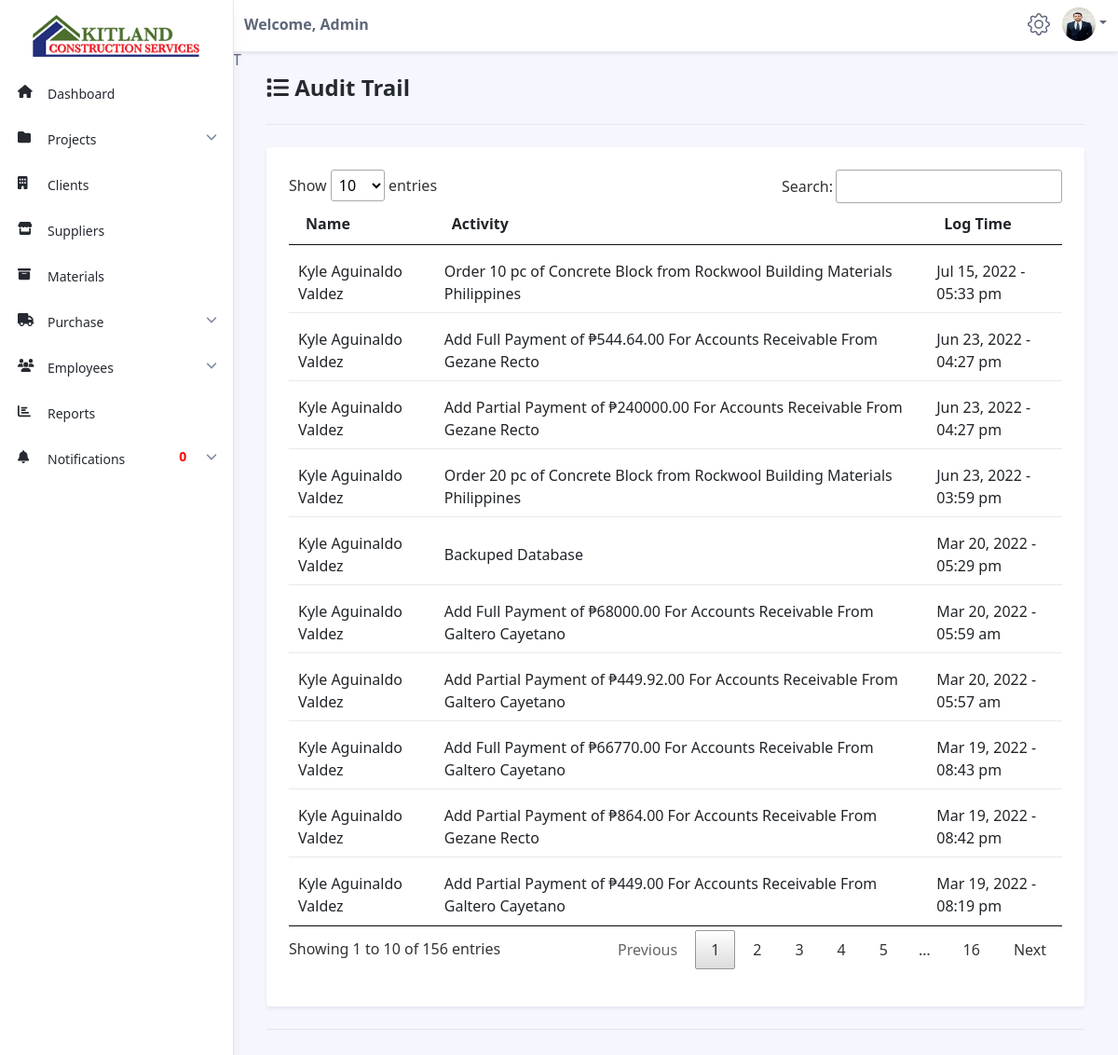
Before: /admin/audit-trail.php (signed in) with the older database file.
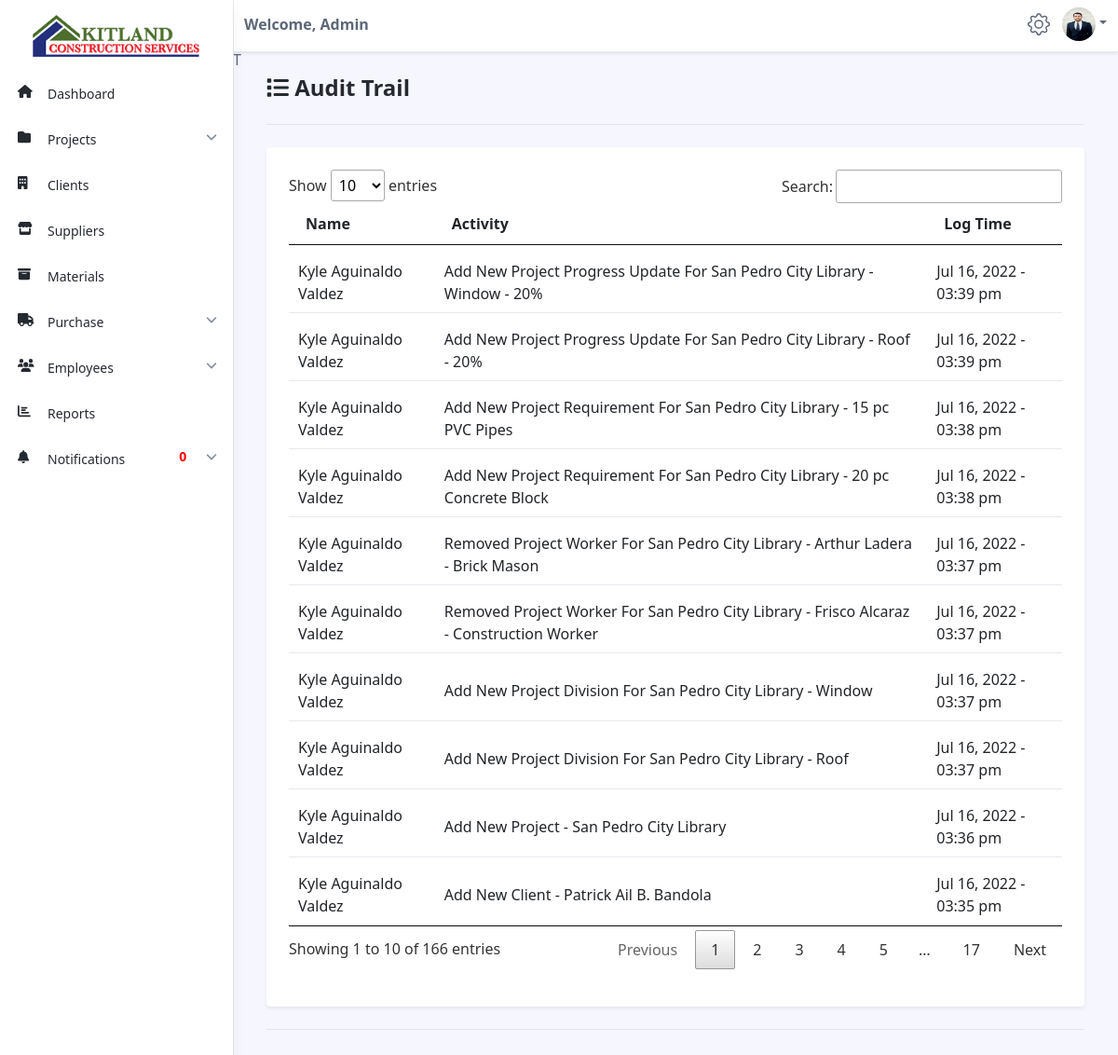
After: the same page with the newer database file.
### tables this page shows
CREATE TABLE `logs` (
  `id` int(11) NOT NULL,
  `username` varchar(255) NOT NULL,
  `log_time` datetime NOT NULL,
  `activity` varchar(255) NOT NULL
);

CREATE TABLE `staffs` (
  `id` int(11) NOT NULL,
  `staff_id` varchar(255) NOT NULL,
  `full_name` varchar(255) NOT NULL,
  `birthday` date NOT NULL,
  `age` varchar(255) NOT NULL,
  `gender` varchar(255) NOT NULL,
  `address` varchar(255) NOT NULL,
  `contact` varchar(255) NOT NULL,
  `civil_status` varchar(255) NOT NULL,
  `profile` varchar(255) NOT NULL,
  `status` varchar(255) NOT NULL,
  `email` varchar(255) NOT NULL,
  `username` varchar(255) NOT NULL,
  `password` varchar(255) NOT NULL,
  `access` varchar(255) NOT NULL,
  `otp` varchar(255) NOT NULL,
  `date_added` date NOT NULL,
  `last_login` datetime NOT NULL,
  `last_activity` datetime NOT NULL,
  `last_logout` datetime NOT NULL
);

### admin/audit-trail.php (the view, shortened to what this page needs)
<?php
include('../connections/config.php');
?>
<!DOCTYPE html>
<!DOCTYPE html>
<html lang="en">
<head>
    <link id="theme-style" rel="stylesheet" href="dataTables/jquery.dataTables.min.css">
    <link id="theme-style" rel="stylesheet" href="assets/css/portal.css">
    <link rel="stylesheet" href="../assets/css/style.css" />
</head>
<body class="app">
    <?php include('navbar.php'); ?>
    <div class="app-wrapper">
        <div class="app-content pt-3 p-md-3 p-lg-4">
            <div class="container-xl">
                <h1 class="app-page-title"><span class="nav-icon"><i class="fa fa-list"></i></span> Audit Trail</h1>
                <hr class="mb-4">
                <div class="row g-4 settings-section">
                    <div class="col-12 col-md-12">
                        <div class="app-card app-card-settings shadow-sm p-4">
                            <div class="app-card-body">
                                <form class="settings-form">
                                    <div class="mb-3">
                                        <table id="myTable" class="table app-table-hover mb-0 text-left">
                                            <thead>
                                                <tr>
                                                    <th class="cell">Name</th>
                                                    <th class="cell">Activity</th>
                                                    <th class="cell">Log Time</th>
                                                </tr>
                                            </thead>
                                            <tbody>
                                                <?php
                                                $sql = "SELECT * FROM logs, staffs WHERE logs.username = staffs.username ORDER by logs.id DESC";
                                                $result = mysqli_query($conn, $sql);
                                                $count = mysqli_num_rows($result);
                                                if ($count > 0) {
                                                    while ($row = mysqli_fetch_assoc($result)) {
                                                        $full_name = $row['full_name'];
                                                        $activity = $row['activity'];
                                                        $log_time = $row['log_time'];
                                                        $logout = date("M d, Y - h:i a", strtotime($log_time));
                                                ?>
                                                        <tr>
                                                            <td class="cell" style="padding-top: 1em"><?php echo $full_name; ?></td>
                                                            <td class="cell" style="padding-top: 1em"><?php echo $activity; ?></td>
                                                            <td class="cell" style="padding-top: 1em"><?php echo $logout; ?></td>
                                                        </tr>
                                                <?php
                                                    }
                                                } else {
                                                    echo "<script>alert('No Logs Found!')</script>";
                                                }
                                                ?>
                                            </tbody>
                                        </table>
                                    </div>
                                </form>
                            </div>
                        </div>
                    </div>
                </div>
                <hr class="my-4">
            </div>
        </div>
    </div>
</body>
</html>

Changed rows visible on the page:
no longer on this page (row unchanged): logs: staffs.full_name "Kyle Aguinaldo Valdez", activity "Order 10 pc of Concrete Block from Rockwool Building Materials Philippines", log_time "Jul 15, 2022 - 05:33 pm"
no longer on this page (row unchanged): logs: staffs.full_name "Kyle Aguinaldo Valdez", activity "Add Full Payment of ₱544.64.00 For Accounts Receivable From Gezane Recto", log_time "Jun 23, 2022 - 04:27 pm"
no longer on this page (row unchanged): logs: staffs.full_name "Kyle Aguinaldo Valdez", activity "Add Partial Payment of ₱240000.00 For Accounts Receivable From Gezane Recto", log_time "Jun 23, 2022 - 04:27 pm"
no longer on this page (row unchanged): logs: staffs.full_name "Kyle Aguinaldo Valdez", activity "Order 20 pc of Concrete Block from Rockwool Building Materials Philippines", log_time "Jun 23, 2022 - 03:59 pm"
no longer on this page (row unchanged): logs: staffs.full_name "Kyle Aguinaldo Valdez", activity "Backuped Database", log_time "Mar 20, 2022 - 05:29 pm"
no longer on this page (row unchanged): logs: staffs.full_name "Kyle Aguinaldo Valdez", activity "Add Full Payment of ₱68000.00 For Accounts Receivable From Galtero Cayetano", log_time "Mar 20, 2022 - 05:59 am"
no longer on this page (row unchanged): logs: staffs.full_name "Kyle Aguinaldo Valdez", activity "Add Partial Payment of ₱449.92.00 For Accounts Receivable From Galtero Cayetano", log_time "Mar 20, 2022 - 05:57 am"
no longer on this page (row unchanged): logs: staffs.full_name "Kyle Aguinaldo Valdez", activity "Add Full Payment of ₱66770.00 For Accounts Receivable From Galtero Cayetano", log_time "Mar 19, 2022 - 08:43 pm"
no longer on this page (row unchanged): logs: staffs.full_name "Kyle Aguinaldo Valdez", activity "Add Partial Payment of ₱864.00 For Accounts Receivable From Gezane Recto", log_time "Mar 19, 2022 - 08:42 pm"
no longer on this page (row unchanged): logs: staffs.full_name "Kyle Aguinaldo Valdez", activity "Add Partial Payment of ₱449.00 For Accounts Receivable From Galtero Cayetano", log_time "Mar 19, 2022 - 08:19 pm"
added logs: staffs.full_name "Kyle Aguinaldo Valdez", activity "Add New Project Progress Update For San Pedro City Library - Window - 20%", log_time "Jul 16, 2022 - 03:39 pm"
added logs: staffs.full_name "Kyle Aguinaldo Valdez", activity "Add New Project Progress Update For San Pedro City Library - Roof - 20%", log_time "Jul 16, 2022 - 03:39 pm"
added logs: staffs.full_name "Kyle Aguinaldo Valdez", activity "Add New Project Requirement For San Pedro City Library - 15 pc PVC Pipes", log_time "Jul 16, 2022 - 03:38 pm"
added logs: staffs.full_name "Kyle Aguinaldo Valdez", activity "Add New Project Requirement For San Pedro City Library - 20 pc Concrete Block", log_time "Jul 16, 2022 - 03:38 pm"
added logs: staffs.full_name "Kyle Aguinaldo Valdez", activity "Removed Project Worker For San Pedro City Library - Arthur Ladera - Brick Mason", log_time "Jul 16, 2022 - 03:37 pm"
added logs: staffs.full_name "Kyle Aguinaldo Valdez", activity "Removed Project Worker For San Pedro City Library - Frisco Alcaraz - Construction Worker", log_time "Jul 16, 2022 - 03:37 pm"
added logs: staffs.full_name "Kyle Aguinaldo Valdez", activity "Add New Project Division For San Pedro City Library - Window", log_time "Jul 16, 2022 - 03:37 pm"
added logs: staffs.full_name "Kyle Aguinaldo Valdez", activity "Add New Project Division For San Pedro City Library - Roof", log_time "Jul 16, 2022 - 03:37 pm"
added logs: staffs.full_name "Kyle Aguinaldo Valdez", activity "Add New Project - San Pedro City Library", log_time "Jul 16, 2022 - 03:36 pm"
added logs: staffs.full_name "Kyle Aguinaldo Valdez", activity "Add New Client - Patrick Ail B. Bandola", log_time "Jul 16, 2022 - 03:35 pm"
Other visible differences:
text written by a page script: "Show entries Search: Showing 1 to 10 of 156 entries Previous 1 2 3 4 5 … 16 Next" → "Show entries Search: Showing 1 to 10 of 166 entries Previous 1 2 3 4 5 … 17 Next"
